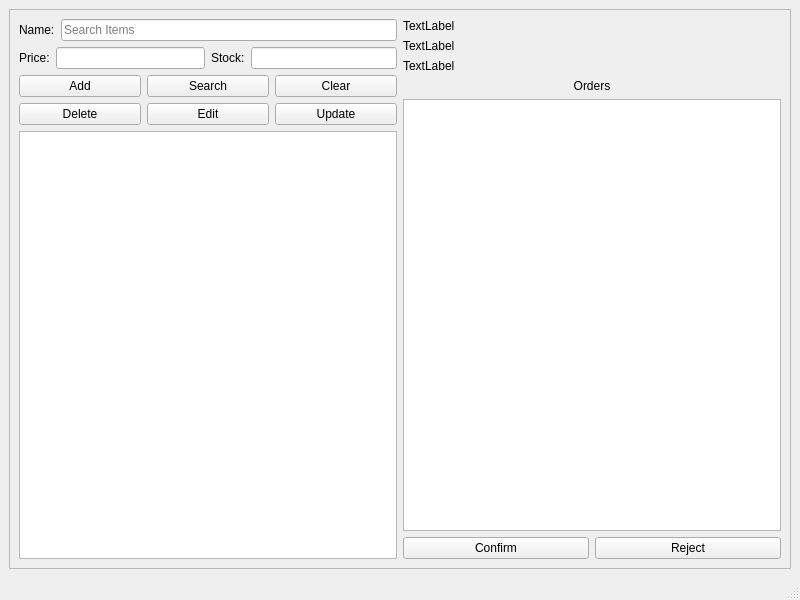
<?xml version="1.0" encoding="UTF-8"?>
<ui version="4.0">
 <class>AdminWindow</class>
 <widget class="QMainWindow" name="AdminWindow">
  <property name="geometry">
   <rect>
    <x>0</x>
    <y>0</y>
    <width>800</width>
    <height>600</height>
   </rect>
  </property>
  <property name="windowTitle">
   <string>MainWindow</string>
  </property>
  <widget class="QWidget" name="centralwidget">
   <layout class="QVBoxLayout" name="verticalLayout_5">
    <item>
     <widget class="QScrollArea" name="scrollArea">
      <property name="widgetResizable">
       <bool>true</bool>
      </property>
      <widget class="QWidget" name="scrollAreaWidgetContents">
       <property name="geometry">
        <rect>
         <x>0</x>
         <y>0</y>
         <width>776</width>
         <height>551</height>
        </rect>
       </property>
       <layout class="QGridLayout" name="gridLayout_3">
        <item row="0" column="0">
         <layout class="QVBoxLayout" name="verticalLayout_3">
          <item>
           <layout class="QGridLayout" name="gridLayout_2">
            <item row="1" column="0">
             <layout class="QHBoxLayout" name="horizontalLayout_2">
              <item>
               <widget class="QLabel" name="price_lbl">
                <property name="sizePolicy">
                 <sizepolicy hsizetype="Preferred" vsizetype="Preferred">
                  <horstretch>0</horstretch>
                  <verstretch>0</verstretch>
                 </sizepolicy>
                </property>
                <property name="text">
                 <string>Price:</string>
                </property>
                <property name="alignment">
                 <set>Qt::AlignmentFlag::AlignJustify|Qt::AlignmentFlag::AlignVCenter</set>
                </property>
               </widget>
              </item>
              <item>
               <widget class="QLineEdit" name="price_edit"/>
              </item>
             </layout>
            </item>
            <item row="1" column="1">
             <layout class="QHBoxLayout" name="horizontalLayout_3">
              <item>
               <widget class="QLabel" name="quantity_lbl">
                <property name="sizePolicy">
                 <sizepolicy hsizetype="Preferred" vsizetype="Preferred">
                  <horstretch>0</horstretch>
                  <verstretch>0</verstretch>
                 </sizepolicy>
                </property>
                <property name="text">
                 <string>Stock:</string>
                </property>
                <property name="alignment">
                 <set>Qt::AlignmentFlag::AlignJustify|Qt::AlignmentFlag::AlignVCenter</set>
                </property>
               </widget>
              </item>
              <item>
               <widget class="QLineEdit" name="quantity_edit"/>
              </item>
             </layout>
            </item>
            <item row="0" column="0" colspan="2">
             <layout class="QHBoxLayout" name="horizontalLayout_5">
              <item>
               <widget class="QLabel" name="name_lbl">
                <property name="sizePolicy">
                 <sizepolicy hsizetype="Preferred" vsizetype="Preferred">
                  <horstretch>0</horstretch>
                  <verstretch>0</verstretch>
                 </sizepolicy>
                </property>
                <property name="autoFillBackground">
                 <bool>false</bool>
                </property>
                <property name="text">
                 <string>Name:</string>
                </property>
                <property name="scaledContents">
                 <bool>false</bool>
                </property>
                <property name="alignment">
                 <set>Qt::AlignmentFlag::AlignJustify|Qt::AlignmentFlag::AlignVCenter</set>
                </property>
                <property name="margin">
                 <number>0</number>
                </property>
               </widget>
              </item>
              <item>
               <widget class="QLineEdit" name="name_edit">
                <property name="focusPolicy">
                 <enum>Qt::FocusPolicy::StrongFocus</enum>
                </property>
                <property name="placeholderText">
                 <string>Search Items</string>
                </property>
               </widget>
              </item>
             </layout>
            </item>
           </layout>
          </item>
          <item>
           <layout class="QGridLayout" name="gridLayout">
            <item row="0" column="0">
             <widget class="QPushButton" name="add_btn">
              <property name="text">
               <string>Add</string>
              </property>
             </widget>
            </item>
            <item row="0" column="1">
             <widget class="QPushButton" name="search_btn">
              <property name="text">
               <string>Search</string>
              </property>
             </widget>
            </item>
            <item row="0" column="2">
             <widget class="QPushButton" name="clear_btn">
              <property name="text">
               <string>Clear</string>
              </property>
             </widget>
            </item>
            <item row="1" column="0">
             <widget class="QPushButton" name="del_btn">
              <property name="text">
               <string>Delete</string>
              </property>
             </widget>
            </item>
            <item row="1" column="1">
             <widget class="QPushButton" name="edit_btn">
              <property name="text">
               <string>Edit</string>
              </property>
             </widget>
            </item>
            <item row="1" column="2">
             <widget class="QPushButton" name="up_btn">
              <property name="text">
               <string>Update</string>
              </property>
             </widget>
            </item>
           </layout>
          </item>
          <item>
           <widget class="QTableView" name="items_table"/>
          </item>
         </layout>
        </item>
        <item row="0" column="1">
         <layout class="QVBoxLayout" name="verticalLayout_4">
          <item>
           <layout class="QVBoxLayout" name="verticalLayout">
            <item>
             <widget class="QLabel" name="tot_stock_label">
              <property name="text">
               <string>TextLabel</string>
              </property>
             </widget>
            </item>
            <item>
             <widget class="QLabel" name="tot_orders_label">
              <property name="text">
               <string>TextLabel</string>
              </property>
             </widget>
            </item>
            <item>
             <widget class="QLabel" name="tot_sales_label">
              <property name="text">
               <string>TextLabel</string>
              </property>
             </widget>
            </item>
           </layout>
          </item>
          <item>
           <layout class="QVBoxLayout" name="verticalLayout_2">
            <item>
             <widget class="QLabel" name="label">
              <property name="text">
               <string>Orders</string>
              </property>
              <property name="alignment">
               <set>Qt::AlignmentFlag::AlignCenter</set>
              </property>
             </widget>
            </item>
            <item>
             <widget class="QTableView" name="orders_table"/>
            </item>
           </layout>
          </item>
          <item>
           <layout class="QHBoxLayout" name="horizontalLayout">
            <item>
             <widget class="QPushButton" name="order_confirm_btn">
              <property name="text">
               <string>Confirm</string>
              </property>
             </widget>
            </item>
            <item>
             <widget class="QPushButton" name="order_reject_btn">
              <property name="text">
               <string>Reject</string>
              </property>
             </widget>
            </item>
           </layout>
          </item>
         </layout>
        </item>
       </layout>
      </widget>
     </widget>
    </item>
   </layout>
  </widget>
  <widget class="QStatusBar" name="statusBar"/>
 </widget>
 <resources/>
 <connections/>
</ui>
